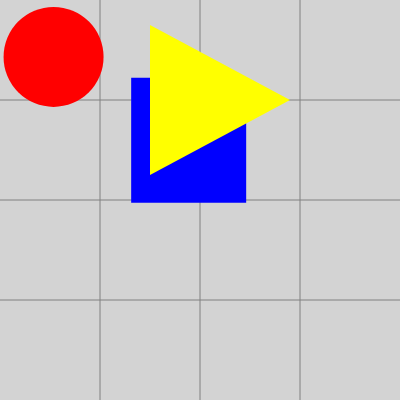
Frame 1 (no input)
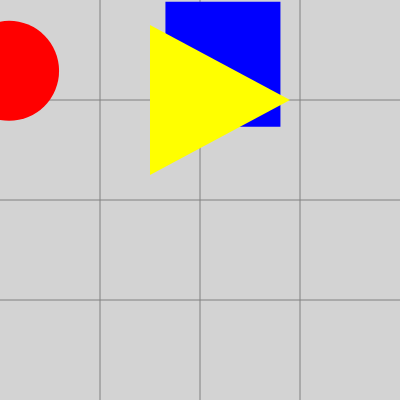
Frame 60 (no input)
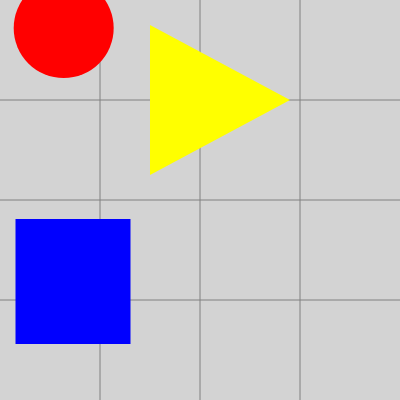
Frame 120 (the mouse pressed at the canvas centre since frame 60)

The p5.js sketch that drew these frames (run headless with seeded random() and noise() and a simulated clock; from frame 60 on, the mouse is pressed at the canvas centre):

// p5.js sketch
// ── sketch.js
/*

Varying the placement of the circle and the square

*/

// variables for ellipse
let circleX = 75;
let circleY = 275;

// variables for rect
let squareX = 175;
let squareY = 225;

// variables for triangle
var triangle1X, triangle1Y, triangle2X, triangle2Y, triangle3X, triangle3Y;

function setup() {
  createCanvas(400, 400);
}

function draw() {
  background('lightgrey');

  drawGraph();

  stroke('black');
  strokeWeight(0);

  // draw the circle
  fill('red');
  ellipse(random(circleX), random(circleY), 100, 100);

  // draw the square
  fill('blue');
  rect(random(squareX), random(squareY), 115, 125);

  // draw the triangle
  triangle1X = 150;
  triangle1Y = 25;
  triangle2X = 290;
  triangle2Y = 100;
  triangle3X = 150;
  triangle3Y = 175;
  fill('yellow');
  triangle(triangle1X, triangle1Y, triangle2X, triangle2Y, triangle3X, triangle3Y);

}

function drawGraph() {
  stroke('grey');
  strokeWeight(1);
  // draw a grid
  line(100, 0, 100, 400);
  line(200, 0, 200, 400);
  line(300, 0, 300, 400);
  line(0, 100, 400, 100);
  line(0, 200, 400, 200);
  line(0, 300, 400, 300);
}
